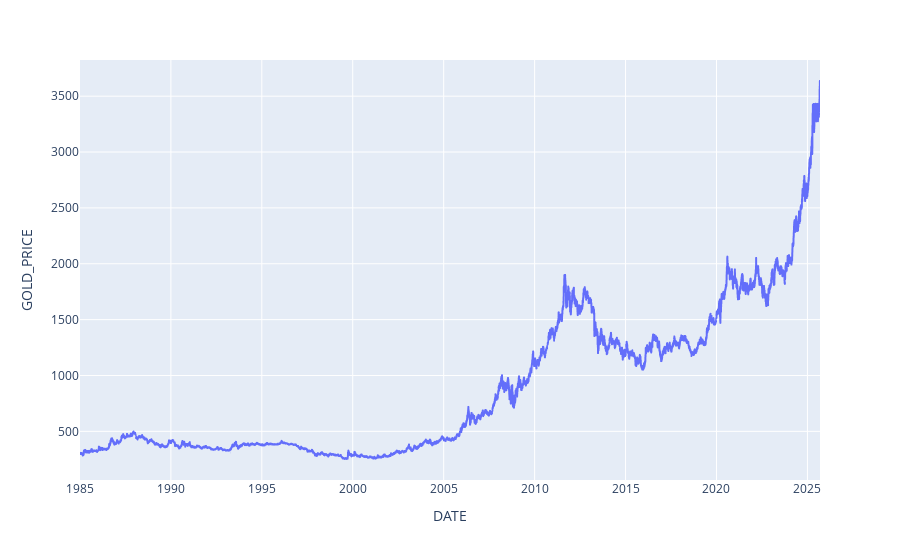

Notebook code for this chart:
### Code cell
px.line(df,df.index,"GOLD_PRICE")

### Figure 1 — Plotly figure (JSON) as saved in the notebook; plotly's stock layout.template omitted (floating-point values rounded to 4 significant figures; data arrays with more than 128 entries replaced by an {"elided": "..."} marker saying what was removed)
{"data": [{"hovertemplate": "DATE=%{x}<br>GOLD_PRICE=%{y}<extra></extra>", "legendgroup": "", "line": {"color": "#636efa", "dash": "solid"}, "marker": {"symbol": "circle"}, "mode": "lines", "name": "", "showlegend": false, "type": "scattergl", "x": {"elided": "10571 str values"}, "xaxis": "x", "y": {"elided": "10571 float values"}, "yaxis": "y"}], "layout": {"legend": {"tracegroupgap": 0}, "margin": {"t": 60}, "xaxis": {"anchor": "y", "domain": [0, 1], "title": {"text": "DATE"}}, "yaxis": {"anchor": "x", "domain": [0, 1], "title": {"text": "GOLD_PRICE"}}}}
